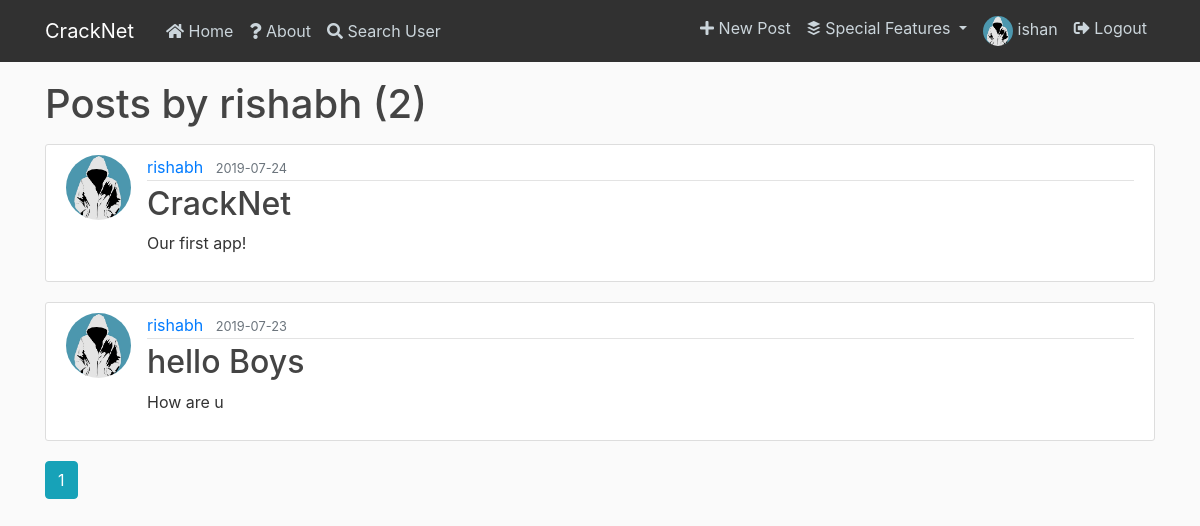
Page /user/rishabh (signed in) on the committed database.
### flaskblog/models.py (models this page shows, shortened)
class User(db.Model, UserMixin):
    id = db.Column(db.Integer, primary_key=True)
    username = db.Column(db.String(20), unique=True, nullable=False)
    email = db.Column(db.String(120), unique=True, nullable=False)
    image_file = db.Column(db.String(20), nullable=False, default='default.jpg')
    connections=db.Column(db.Integer, nullable=False, default=0)
    connected_users=db.Column(db.String(100000), default="")
    password = db.Column(db.String(60), nullable=False)
    posts = db.relationship('Post', backref='author', lazy=True)
    comments = db.relationship('Comment', backref='author', lazy=True)

class Post(db.Model):
    id = db.Column(db.Integer, primary_key=True)
    title = db.Column(db.String(100), nullable=False)
    date_posted = db.Column(db.DateTime, nullable=False, default=datetime.utcnow)
    content = db.Column(db.Text, nullable=False)
    likes = db.Column(db.Integer, nullable=False, default=0)
    liked_users = db.Column(db.String(100000),default="")
    user_id = db.Column(db.Integer, db.ForeignKey('user.id'), nullable=False)
    comments = db.relationship('Comment', backref='post', lazy=True)

### flaskblog/routes.py (the view)
@app.route("/user/<string:username>")
def user_posts(username):
    page = request.args.get('page', 1, type=int)
    user = User.query.filter_by(username=username).first_or_404()
    posts = Post.query.filter_by(author=user)\
        .order_by(Post.date_posted.desc())\
        .paginate(page=page, per_page=5)
    return render_template('user_posts.html', posts=posts, user=user)

### flaskblog/models.py (called while the page is built)
@login_manager.user_loader
def load_user(user_id):
    return User.query.get(int(user_id))

### flaskblog/templates/user_posts.html
{% extends 'layout.html'%}
{% block content %}
    <h1 class="mb-3">Posts by {{ user.username }} ({{posts.total}})</h1>
    {% for post in posts.items %}
    <article class="media content-section">
        <img src="{{ url_for('static', filename='profile_pics/'+ post.author.image_file)}}" alt="" class="rounded-circle article-img">
        <div class="media-body">
          <div class="article-metadata">
            {% if current_user.username != post.author.username %}
              <a class="mr-2" href="{{ url_for('profile', username=post.author.username) }}">{{ post.author.username }}</a>
            {% else %}
              <a class="mr-2" href="{{ url_for('account') }}">{{ post.author.username }}</a>
            {% endif %}
            <small class="text-muted">{{ post.date_posted.strftime('%Y-%m-%d') }}</small>
          </div>
            <h2><a class="article-title" href="{{ url_for('post', post_id=post.id)}}">{{ post.title }}</a></h2>
            <p class="article-content">{{ post.content }}</p>
        </div>
        </article>
    {% endfor %}
    {% for page_num in posts.iter_pages(left_edge=1, right_edge=1, left_current=1, right_current=2) %}
        {% if page_num %}
          {% if posts.page == page_num %}
            <a class="btn btn-info mb-4" href="{{ url_for('user_posts', username=user.username, page=page_num) }}">{{ page_num }}</a>
          {% else %}
            <a class="btn btn-outline-info mb-4" href="{{ url_for('home', username=user.username, page=page_num) }}">{{ page_num }}</a>
          {% endif %}
        {% else %}
          ...
        {% endif %}
    {% endfor %}
{% endblock content %}

### flaskblog/templates/layout.html (shortened to what this page needs)
<!DOCTYPE html>
<html>
<head>
    <link rel="stylesheet" href="https://maxcdn.bootstrapcdn.com/bootstrap/4.0.0/css/bootstrap.min.css">
    <link rel="stylesheet" href="https://use.fontawesome.com/releases/v5.8.2/css/all.css">
    <link rel="stylesheet" type="text/css" href="{{ url_for('static', filename='main.css') }}">
</head>
<body>
    <header class="site-header">
      <nav class="navbar navbar-expand-md navbar-dark bg-steel fixed-top">
        <div class="container">
          <a class="navbar-brand mr-4" href="/">CrackNet</a>
          <div class="collapse navbar-collapse" id="navbarToggle">
            <div class="navbar-nav mr-auto">
              <a class="nav-item nav-link" href="{{ url_for('home') }}"><i class="fas fa-home"></i> Home</a>
              <a class="nav-item nav-link" href="{{ url_for('about') }}"><i class="fas fa-question"></i> About</a>
              <a class="nav-item nav-link" data-toggle="modal" href="#SearchModal"><i class="fas fa-search"></i> Search User</a>
            </div>
            <div class="navbar-nav">
              {% if current_user.is_authenticated %}
                <a class="nav-item nav-link" href="{{ url_for('new_post') }}"><i class="fas fa-plus"></i> New Post</a>
                <li class="nav-item dropdown">
                  <a class="nav-link dropdown-toggle" href="#" id="navbarDropdown" role="button" data-toggle="dropdown" aria-haspopup="true" aria-expanded="false">
                    <i class="fab fa-buffer"></i> Special Features
                  </a>
                </li>
                <a class="nav-item nav-link" href="{{ url_for('account') }}"><img class="acc-nav-img" src="{{ url_for('static', filename='profile_pics/' + current_user.image_file) }}">  {{current_user.username}}</a>
                <a class="nav-item nav-link" href="{{ url_for('logout') }}"><i class="fas fa-sign-out-alt"></i> Logout</a>
              {% else %}
                <a class="nav-item nav-link" href="{{ url_for('login') }}"><i class="fas fa-sign-in-alt"></i> Login</a>
                <a class="nav-item nav-link" href="{{ url_for('register') }}"><i class="fas fa-user-plus"></i> Register</a>
              {% endif %}
            </div>
          </div>
        </div>
      </nav>
    </header>
    <main role="main" class="container">
      <div class="row">
        <div class="col-md-12">
          {% block content %}{% endblock %}
        </div>
      </div>
    </main>
</body>
</html>

### flaskblog/static/main.css (style rules this page uses)
body { background: #fafafa; color: #333333; margin-top: 5rem; }
h1, h2, h3, h4, h5, h6 { color: #444444; }
.bg-steel { background-color: #313131; }
.site-header .navbar-nav .nav-link { color: #cbd5db; }
.content-section { background: #ffffff; padding: 10px 20px; border: 1px solid #dddddd; border-radius: 3px; margin-bottom: 20px; }
.article-title { color: #444444; }
.article-content { white-space: pre-line; }
.article-img { height: 65px; width: 65px; margin-right: 16px; }
.article-metadata { padding-bottom: 1px; margin-bottom: 4px; border-bottom: 1px solid #e3e3e3 }
.acc-nav-img { border-radius:50%; height:30px; width:30px; }

### rows in the picture
User: image_file (placeholder picture), username "ishan"
User: username "rishabh"
Post: image_file (placeholder picture), author.username "rishabh", date_posted "2019-07-24", title "CrackNet", content "Our first app!"
Post: image_file (placeholder picture), author.username "rishabh", date_posted "2019-07-23", title "hello Boys", content "How are u"

### other values in the picture
{{ posts.total }} "2"
{{ page_num }} "1"
